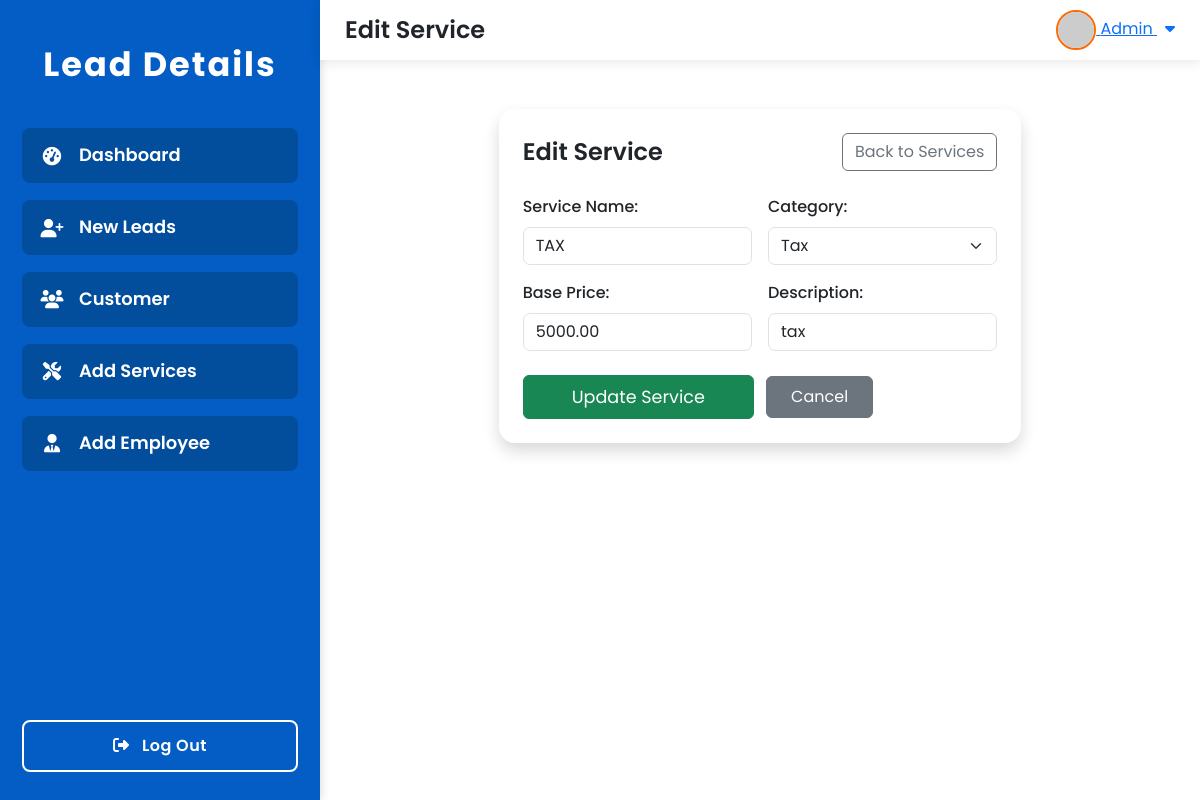
Screenshot of /edit-service/1/ with the database file from the repository.
### lead/models.py (models this page shows, shortened)
class Service(models.Model):
    CATEGORY_CHOICES = [
        ('Tax', 'Tax'),
        ('Registration', 'Registration'),
        ('Consultancy', 'Consultancy'),
        ('Filing', 'Filing'),
        ('Legal', 'Legal'),
    ]
    name = models.CharField(max_length=200)
    category = models.CharField(max_length=50, choices=CATEGORY_CHOICES)
    base_price = models.DecimalField(max_digits=10, decimal_places=2)
    description = models.TextField(blank=True, null=True)
    created_at = models.DateTimeField(auto_now_add=True)
    updated_at = models.DateTimeField(auto_now=True)
    class Meta:
        ordering = ['name']

### lead/views.py (the view, shortened to what this page needs)
# urls.py: path('edit-service/<int:service_id>/', views.edit_service, name='edit_service'),
def edit_service(request, service_id):
    service = get_object_or_404(Service, id=service_id)
    return render(request, 'edit_service.html', {'service': service})

### lead/templates/edit_service.html (shortened to what this page needs)
{% extends 'base.html' %}
{% block page_title %}Edit Service{% endblock %}
{% block content %}
<div class="container my-4">
    <div class="row justify-content-center">
        <div class="col-12 col-lg-8">
            <div class="card shadow rounded-4 px-4 py-4">
                <div class="d-flex justify-content-between align-items-center mb-4">
                    <h4 class="fw-semibold mb-0">Edit Service</h4>
                    <a href="{% url 'add_services' %}" class="btn btn-outline-secondary">
                        Back to Services
                    </a>
                </div>
                <form method="post" autocomplete="off">
                    <div class="row g-3">
                        <div class="col-md-6">
                            <label for="service_name" class="form-label">Service Name:</label>
                            <input type="text" class="form-control" id="service_name" name="service_name" value="{{ service.name }}" required>
                        </div>
                        <div class="col-md-6">
                            <label for="category" class="form-label">Category:</label>
                            <select class="form-select" id="category" name="category" required>
                                <option value="Tax" {% if service.category == 'Tax' %}selected{% endif %}>Tax</option>
                            </select>
                        </div>
                        <div class="col-md-6">
                            <label for="base_price" class="form-label">Base Price:</label>
                            <input type="number" class="form-control" id="base_price" name="base_price" value="{{ service.base_price }}" min="0" step="0.01" required>
                        </div>
                        <div class="col-md-6">
                            <label for="description" class="form-label">Description:</label>
                            <input type="text" class="form-control" id="description" name="description" value="{{ service.description|default:'' }}">
                        </div>
                    </div>
                    <div class="mt-4 text-start">
                        <button type="submit" class="btn btn-success px-5 py-2" style="font-size:1.1rem;">
                            Update Service
                        </button>
                        <a href="{% url 'add_services' %}" class="btn btn-secondary px-4 py-2 ms-2">
                            Cancel
                        </a>
                    </div>
                </form>
            </div>
        </div>
    </div>
</div>
{% endblock %}

### lead/templates/base.html (style rules this page uses)
:root { --menu-bg: #035dc5; --menu-highlight: #fe6902; --menu-item-bg: #024d9c; --menu-item-hover: #1677ff; --sidebar-width: 320px; --header-height: 60px; --transition-speed: 0.3s; }
html, body { height: 100%; margin: 0; padding: 0; font-family: 'Poppins', Arial, sans-serif; background: #0366c3; color: #4a4a4a; overflow-y: auto; }

### lead/templates/edit_service.html (style rules this page uses)
.card { border-radius: 14px; border: none; }
input, select { border-radius: 7px !important; }
label { font-weight: 500; }

### rows the page displays
Service: service_name "TAX", category "Tax", base_price "5000.00", description "tax"
